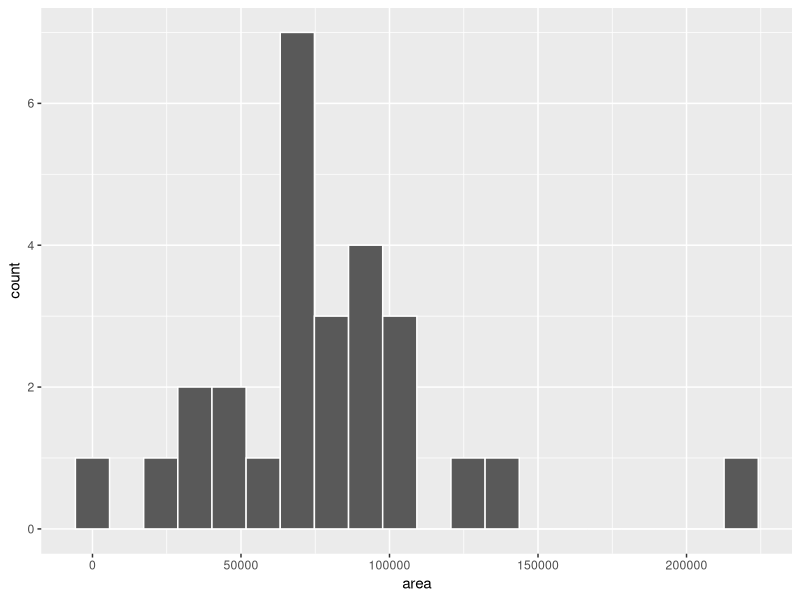
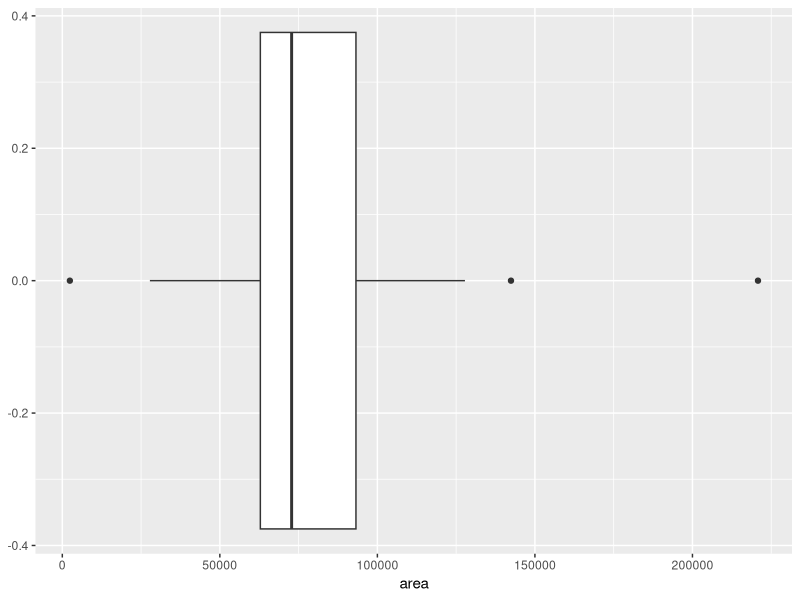

Write the R code that produced these figures, in order.
## ---- chunk 1
library(tidyverse)
## ---- chunk 2
area <- read_csv("data/area.csv")

area
## ---- chunk 3
area |>
  ggplot( aes(x = area)) +
  geom_histogram(bins=20, col="white")

area |>
  summarize(mean = mean(area, na.rm = TRUE), 
            median = median(area, na.rm = TRUE),
            stdev = sd(area, na.rm = TRUE))
## ---- chunk 4
area |>
  ggplot( aes(x = area)) +
  geom_boxplot()
